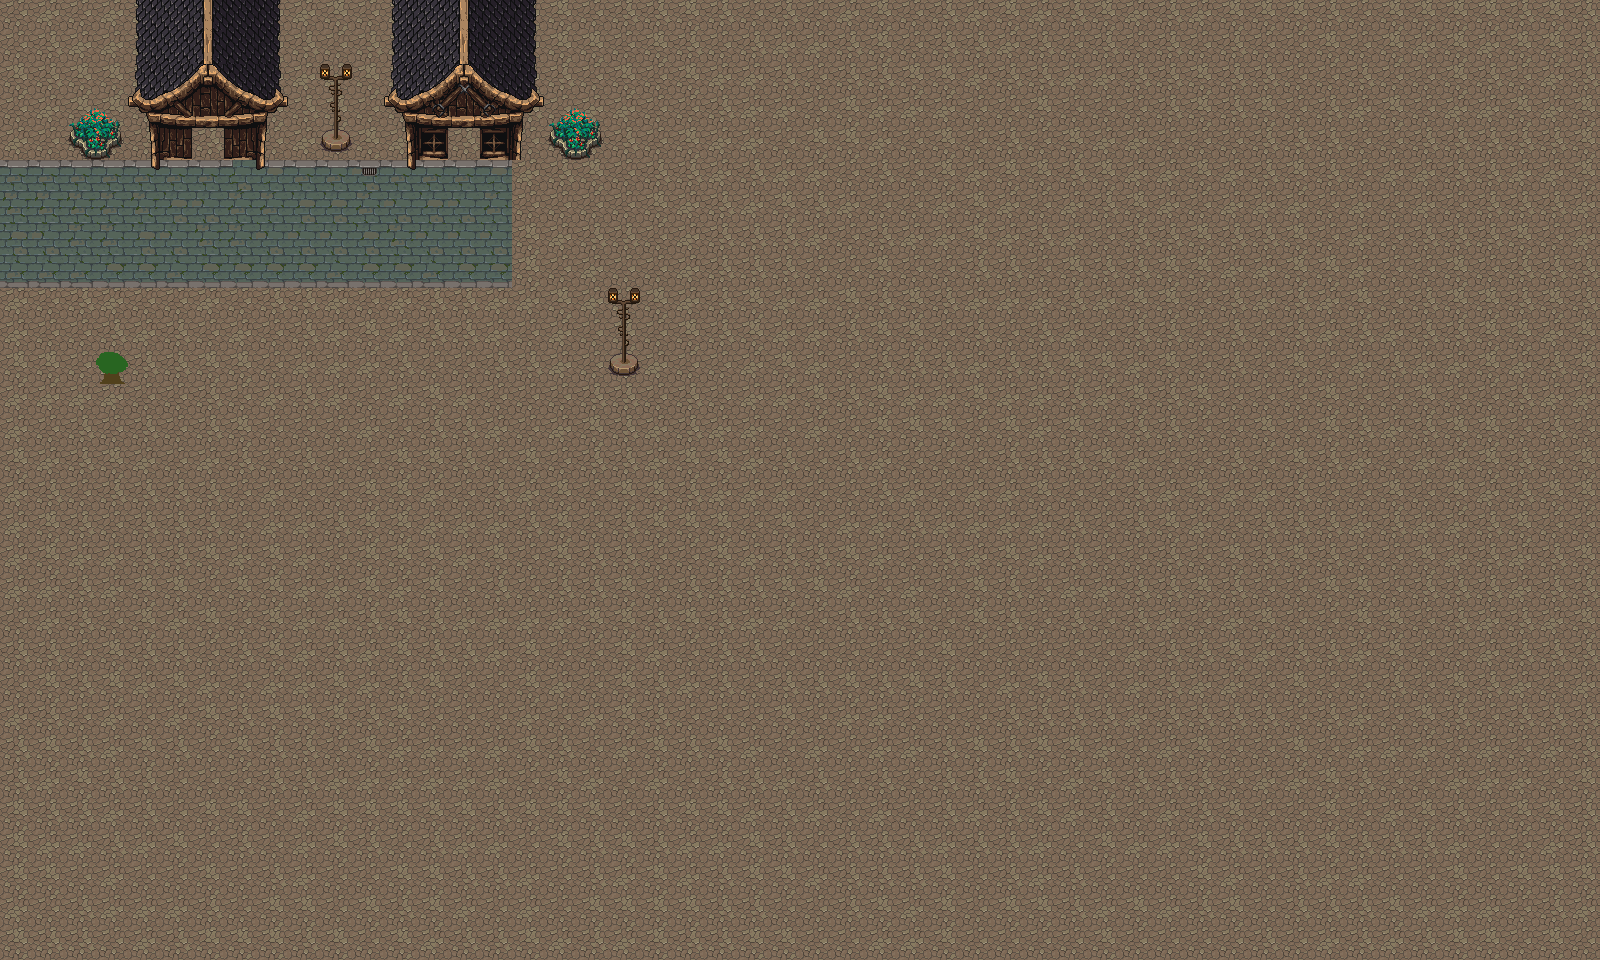

Rendered tile map (Tiled .tmx) drawn with the repository's tilesets; below, a short description and the map source with its tile grids summarised:
An orthogonal 50x30 tile map with 32x32 px tiles, 2 tile layers (Ground, Decor), 4 tilesets and 36 objects (10x wall, 3x indoor1, Portal, MagicTree, Tree).

<map version="1.10" tiledversion="1.10.2" orientation="orthogonal" renderorder="right-down" width="50" height="30" tilewidth="32" tileheight="32" infinite="0" nextlayerid="9" nextobjectid="75">
 <tileset firstgid="1" name="test" tilewidth="32" tileheight="32" tilecount="1024" columns="32">
  <image source="tilesets/town_assets/walls,ground,decorative.png" trans="ffffff" width="1024" height="1024" />
 </tileset>
 <tileset firstgid="1025" name="buildings" tilewidth="32" tileheight="32" tilecount="720" columns="30">
  <image source="tilesets/houses/main_houses.png" trans="ffffff" width="960" height="768" />
  <tile id="32">
   <objectgroup draworder="index" id="2">
    <object id="1" x="0" y="0" width="32" height="32" />
   </objectgroup>
  </tile>
  <tile id="33">
   <objectgroup draworder="index" id="2">
    <object id="1" x="0" y="0" width="32" height="32" />
   </objectgroup>
  </tile>
  <tile id="34">
   <objectgroup draworder="index" id="2">
    <object id="1" x="0" y="0" width="32" height="32" />
   </objectgroup>
  </tile>
  <tile id="62">
   <objectgroup draworder="index" id="2">
    <object id="1" x="0" y="0" width="32" height="32" />
   </objectgroup>
  </tile>
  <tile id="63">
   <objectgroup draworder="index" id="2">
    <object id="1" x="0" y="0" width="32" height="32" />
   </objectgroup>
  </tile>
  <tile id="64">
   <objectgroup draworder="index" id="2">
    <object id="1" x="0" y="0" width="32" height="32" />
   </objectgroup>
  </tile>
  <tile id="92">
   <objectgroup draworder="index" id="2">
    <object id="1" x="0" y="0" width="32" height="32" />
   </objectgroup>
  </tile>
  <tile id="93">
   <objectgroup draworder="index" id="2">
    <object id="1" x="0" y="0" width="32" height="32" />
   </objectgroup>
  </tile>
  <tile id="94">
   <objectgroup draworder="index" id="2">
    <object id="1" x="0" y="0" width="32" height="32" />
   </objectgroup>
  </tile>
  <tile id="122">
   <objectgroup draworder="index" id="2">
    <object id="1" x="0" y="0" width="32" height="32" />
   </objectgroup>
  </tile>
  <tile id="123">
   <objectgroup draworder="index" id="2">
    <object id="1" x="0" y="0" width="32" height="32" />
   </objectgroup>
  </tile>
  <tile id="124">
   <objectgroup draworder="index" id="2">
    <object id="1" x="0" y="0" width="32" height="32" />
   </objectgroup>
  </tile>
  <tile id="132" type="Door" />
  <tile id="133" type="Door">
   <animation>
    <frame tileid="133" duration="500" />
    <frame tileid="132" duration="500" />
   </animation>
  </tile>
  <tile id="134" type="DoorAnim">
   <objectgroup draworder="index" id="2">
    <object id="1" x="0" y="0" width="32" height="32" />
   </objectgroup>
   <animation>
    <frame tileid="133" duration="500" />
    <frame tileid="132" duration="500" />
   </animation>
  </tile>
  <tile id="152">
   <objectgroup draworder="index" id="2">
    <object id="1" x="0" y="0" width="32" height="32" />
   </objectgroup>
  </tile>
  <tile id="153">
   <objectgroup draworder="index" id="2">
    <object id="1" x="0" y="0" width="32" height="32" />
   </objectgroup>
  </tile>
  <tile id="154">
   <objectgroup draworder="index" id="2">
    <object id="1" x="0" y="0" width="32" height="32" />
   </objectgroup>
  </tile>
  <tile id="162">
   <objectgroup draworder="index" id="2">
    <object id="1" x="0" y="0" width="32" />
   </objectgroup>
  </tile>
  <tile id="163">
   <objectgroup draworder="index" id="2">
    <object id="1" x="0" y="0" width="32" />
   </objectgroup>
  </tile>
  <tile id="164" type="DoorAnim">
   <animation>
    <frame tileid="163" duration="500" />
    <frame tileid="162" duration="500" />
   </animation>
  </tile>
  <tile id="182">
   <objectgroup draworder="index" id="2">
    <object id="1" x="0" y="0" width="32" height="32" />
   </objectgroup>
  </tile>
  <tile id="184">
   <objectgroup draworder="index" id="2">
    <object id="1" x="0" y="0" width="32" height="32" />
   </objectgroup>
  </tile>
 </tileset>
 <tileset firstgid="1745" source="tilesets/trees/TreeTest.tsx" />
 <tileset firstgid="1747" source="interior.tsx" />
 <layer id="1" name="Ground" width="50" height="30">
  <data>[1500 cells, 1500 non-empty, 14 distinct tile ids]</data>
 </layer>
 <layer id="2" name="Decor" width="50" height="30">
  <data>[1500 cells, 66 non-empty, 42 distinct tile ids]</data>
 </layer>
 <objectgroup id="5" name="Portals">
  <object id="68" name="indoor1" gid="1158" x="192" y="160" width="32" height="32">
   <properties>
    <property name="is_locked" type="bool" value="false" />
    <property name="pid" type="int" value="0" />
    <property name="to_pid" type="int" value="0" />
   </properties>
  </object>
  <object id="72" name="indoor1" gid="1880" x="160" y="352" width="32" height="32">
   <properties>
    <property name="pid" type="int" value="1" />
    <property name="to_pid" type="int" value="0" />
   </properties>
  </object>
  <object id="73" name="indoor1" gid="1881" x="192" y="352" width="32" height="32">
   <properties>
    <property name="pid" type="int" value="2" />
    <property name="to_pid" type="int" value="0" />
   </properties>
  </object>
  <object id="74" name="indoor1" type="Portal" x="256" y="320" width="32" height="32">
   <properties>
    <property name="pid" type="int" value="3" />
    <property name="to_pid" type="int" value="0" />
   </properties>
  </object>
 </objectgroup>
 <objectgroup id="4" name="Obstacles">
  <object id="1" name="wall" x="128" y="0" width="160" height="128" />
  <object id="2" name="wall" x="160" y="128" width="32" height="32" />
  <object id="3" name="wall" x="384" y="0" width="160" height="128" />
  <object id="4" name="wall" x="416" y="128" width="32" height="32" />
  <object id="7" name="wall" x="0" y="0" width="32" height="960" />
  <object id="8" name="wall" x="1568" y="0" width="32" height="960" />
  <object id="9" name="wall" x="32" y="0" width="1568" height="32" />
  <object id="10" name="wall" x="32" y="928" width="1568" height="32" />
  <object id="23" name="wall" x="224" y="128" width="32" height="32" />
  <object id="24" name="wall" x="480" y="128" width="32" height="32" />
  <object id="38" name="MagicTree" gid="1745" x="224" y="480" width="32" height="32" />
  <object id="39" name="Tree" gid="1746" x="128" y="480" width="32" height="32" />
 </objectgroup>
 <objectgroup id="8" name="Items" />
 <objectgroup id="7" name="Spawns" />
</map>
